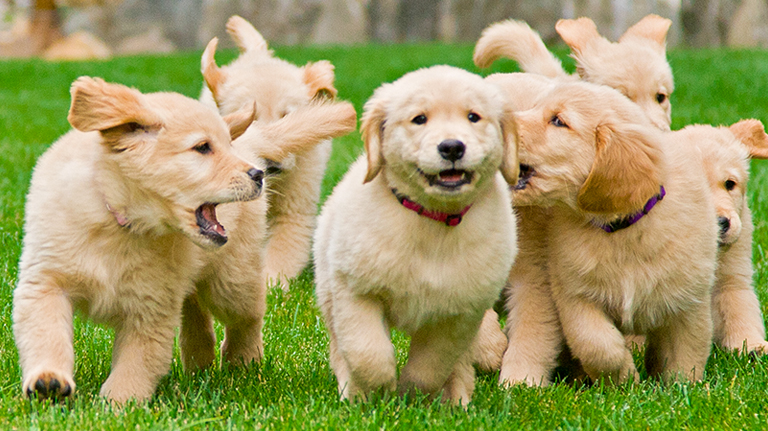
#> input picture workspace/week6/DOG.jpg, 768 x 431 px
$ python blur.py
#> lines starting #> are read from the running program, lines starting #| are printed output that depends on the picture
from PIL import Image, ImageFilter

before = Image.open("DOG.jpg")
#> before is the input picture: PIL image 768x431 RGB; mean R, G, B 158.7, 155.2, 99.9
after = before.filter(ImageFilter.BLUR)
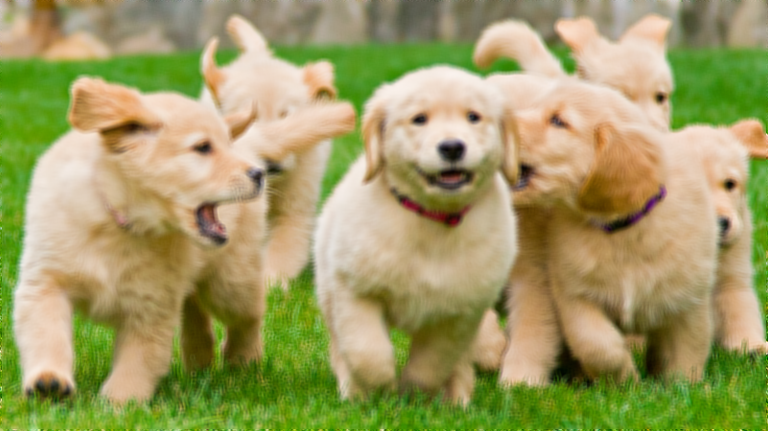
#> after: PIL image 768x431 RGB; mean R, G, B 158.7, 155.2, 99.9
after.save("out.jpg")
